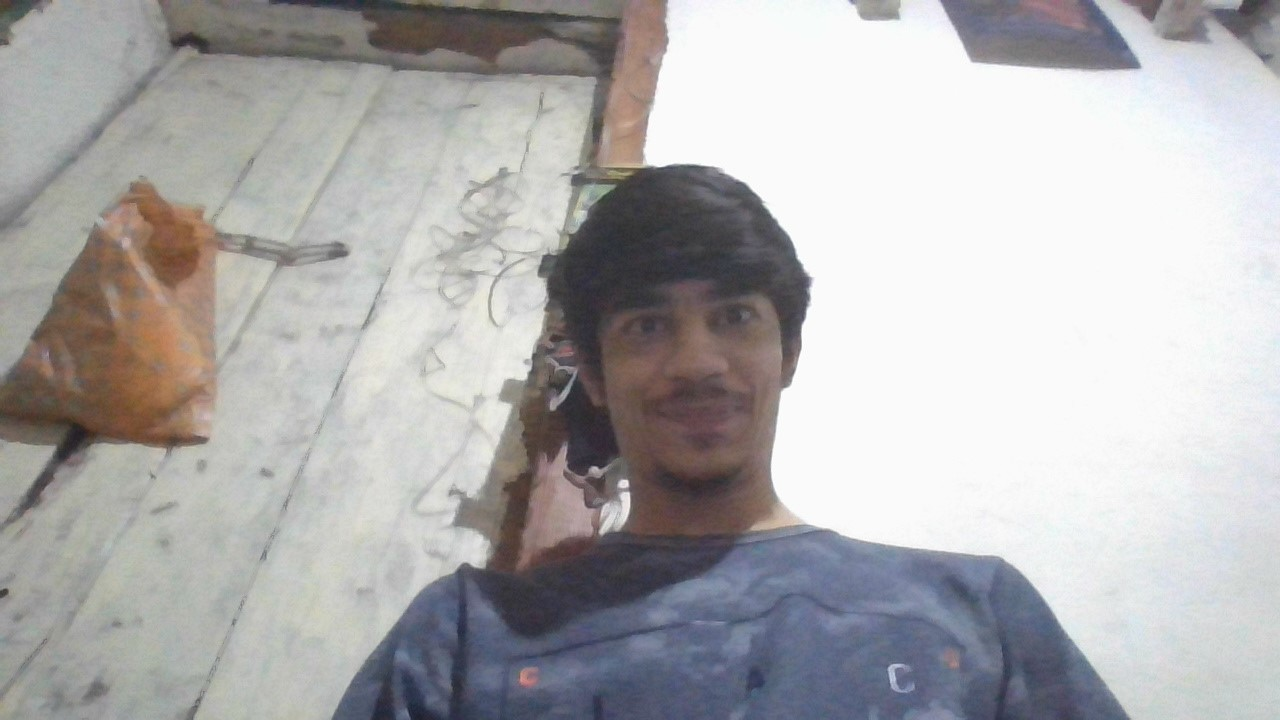
#> input picture KNN-CLASSIFICATION/FACE-RECOGNITION/sample.jpg, 1280 x 720 px, given in place of the camera
$ jupyter execute Face-detection.ipynb   (text cells are left out)
#> lines starting #> are read from the running program, lines starting #| are printed output that depends on the picture; after the words box and inside, x2 and y2 are one past the last pixel; in counts of white or black regions, pixels touching at a corner belong together
[cell 1]
# import modules
import cv2
import numpy as np
import os

# our images data captrued here
features = []
# our labeled data captured here
label  =[]

# taking username as label
name = input("enter name : ")
#> the answer given: sample.jpg

# open vdo stream
vdo = cv2.VideoCapture(0)
# initialize cascadeclassidier
obj = cv2.CascadeClassifier(r"C:\Users\Aditya\AppData\Local\Programs\Python\Python39\Lib\site-packages\cv2\data//haarcascade_frontalface_default.xml")

# looping for geting each frames from vdo stream
while True:

    flag,frames = vdo.read()
#> frames is the input picture: shape (720, 1280, 3); mean B, G, R 175, 174.3, 175.6
    if flag:
        # detecting face
        face = obj.detectMultiScale(frames)
#> face = [[593, 246, 204, 204], [85, 154, 287, 287], [157, 90, 462, 462]]
        # iterate through each face
        for f in face:
            x,y,w,h = f

            # cutting face
            cutting_face = frames[y:y+h,x:x+w]

            # resizing image
            sample = cv2.resize(cutting_face,(100,100))

            # convert image to gray scale
            gray = cv2.cvtColor(sample,cv2.COLOR_BGR2GRAY)

            # drawing rectangle in window for make sure face detection
            cv2.rectangle(frames,(x,y),(x+w,y+h),(255,255,255),3)
#> this loop made 3 passes
#> pass 1, `cutting_face = frames[y:y+h,x:x+w]`:
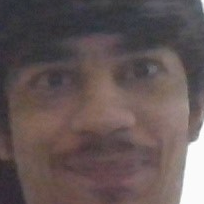
#> cutting_face: shape (204, 204, 3); mean B, G, R 85.1, 85.4, 98.6
#> pass 1, `gray = cv2.cvtColor(sample,cv2.COLOR_BGR2GRAY)`:
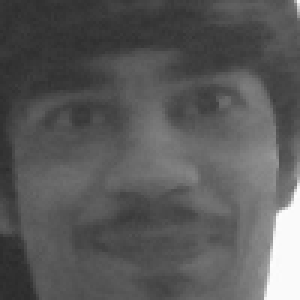
#> gray: shape (100, 100) (shown 3 times larger); min 43, max 253, mean 89.2
#> pass 2, `cutting_face = frames[y:y+h,x:x+w]`:
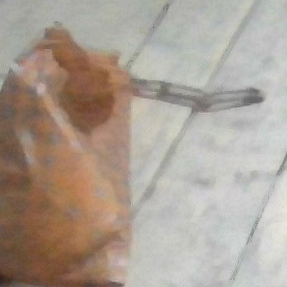
#> cutting_face: shape (287, 287, 3); mean B, G, R 148.5, 159.6, 171.5
#> after the loop:
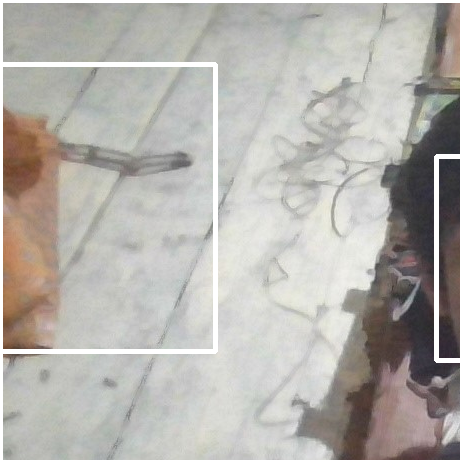
#> cutting_face: shape (462, 462, 3); mean B, G, R 172.7, 177.7, 180.6
#> after the loop:
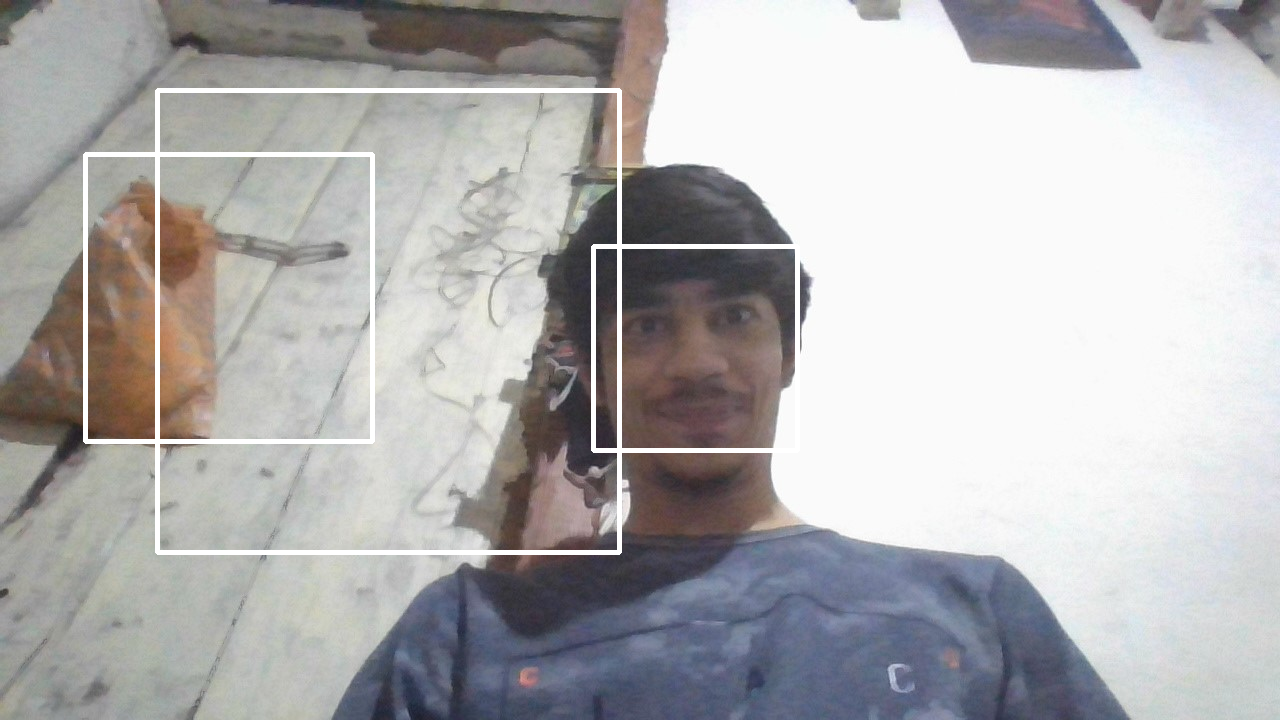
#> frames: shape (720, 1280, 3); 2.05% of pixels changed, all inside (x1, y1, x2, y2) = (83, 88, 800, 555)
#> after the loop:
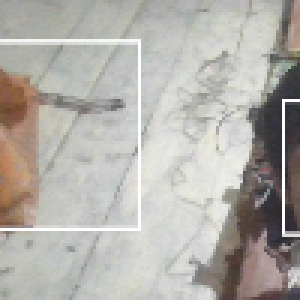
#> sample: shape (100, 100, 3) (shown 3 times larger); mean B, G, R 170.2, 175.3, 178.5

        cv2.imshow("img",frames)

    key = cv2.waitKey(1)
#> (key q is pressed here)
    if key==ord('q'):
        break
    # capturing perticular frame by pressing c
    if key==ord('c'):
        # save our features and lables
        features.append(gray.flatten())
        label.append([name])


# building training data
training_data = np.hstack([np.array(label),np.array(features)])

file_name="face_data.npy"

# if file is already exist then just append new data to it
if os.path.exists(file_name):
    old_data = np.load(file_name)
    training_data= np.vstack([old_data,training_data])

# save this whole data in to file so that it stays in our machine after executing this program
np.save(file_name,training_data)

vdo.release()
cv2.destroyAllWindows()

$ run again, on KNN-CLASSIFICATION/FACE-RECOGNITION/Face Recognition.png
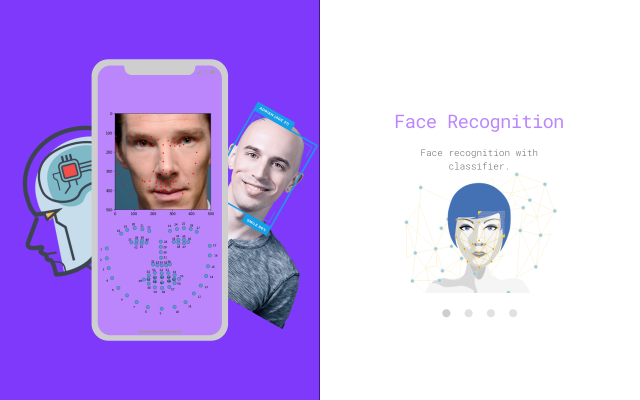
#> input picture KNN-CLASSIFICATION/FACE-RECOGNITION/Face Recognition.png, 1280 x 800 px, given in place of the camera (shown at 1/2 size)
#> frames is the input picture: shape (800, 1280, 3); mean B, G, R 238.8, 173.3, 197.4
#> face = [[891, 403, 134, 134], [221, 200, 221, 221], [439, 249, 173, 173]]
#> the loop `for f in face:` made 3 passes
#> pass 1, `gray = cv2.cvtColor(sample,cv2.COLOR_BGR2GRAY)`:
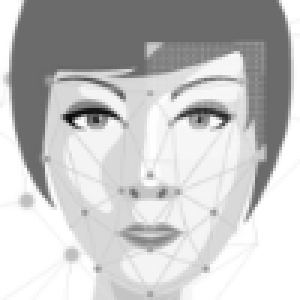
#> gray: shape (100, 100) (shown 3 times larger); min 5, max 255, mean 194.9
#> after the loop `for f in face:`:
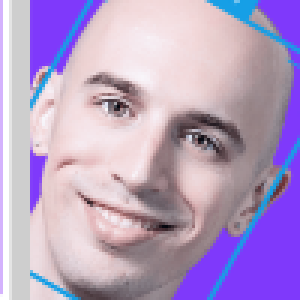
#> sample: shape (100, 100, 3) (shown 3 times larger); mean B, G, R 197.2, 159.3, 182.3
